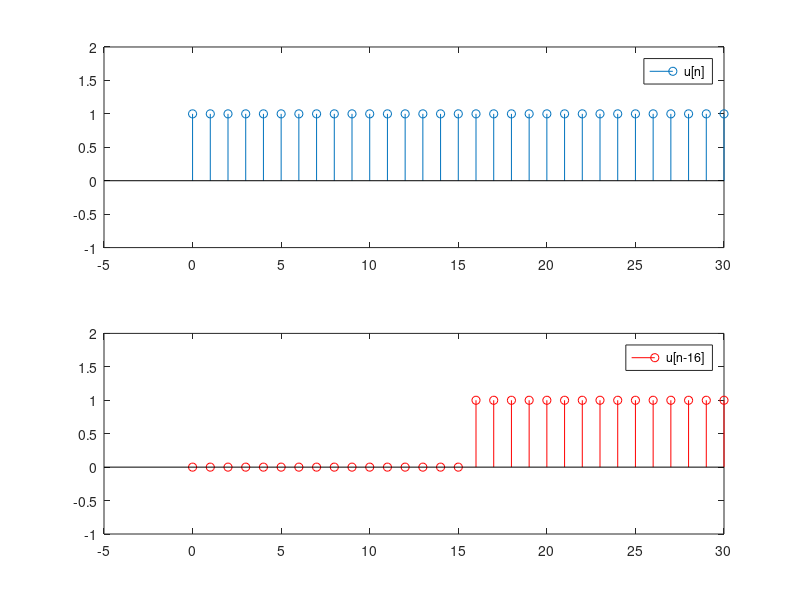

Write MATLAB code to recreate this figure.
clc;
clear all;
close all;
n=0:30;
% u[n] is the unit impulse signal:
for i=0:30
    if i>=0
        y(i+1)=1;
    else 
        y(i+1)=0;
    end
end 
subplot(211)
stem(n,y);
ylim([-1 2]);
xlim([-5 30]);
legend('u[n]');
% u[n-16] is the unit impulse signal:
for i=0:30
    if i>=16
        y(i+1)=1;
    else 
        y(i+1)=0;
    end
end 
subplot(212)
stem(n,y,'r');
ylim([-1 2]);
xlim([-5 30]);
legend('u[n-16]');